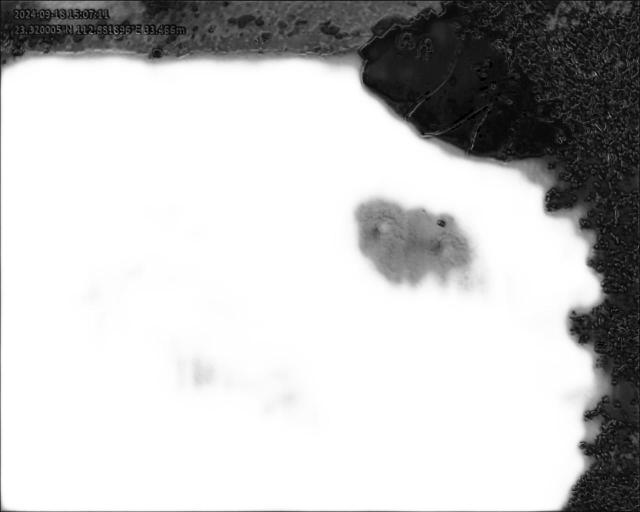
#> input picture 水面/water/001-20.jpg, 1280 x 1024 px (shown at 1/2 size)
$ python '08-02-water-去噪二值-轮廓.py'
#> lines starting #> are read from the running program, lines starting #| are printed output that depends on the picture; after the words box and inside, x2 and y2 are one past the last pixel; in counts of white or black regions, pixels touching at a corner belong together
import cv2
import numpy as np
import matplotlib.pyplot as plt
from sklearn.cluster import KMeans


image_path = 'water/001-20.jpg'
# 读取图像
image = cv2.imread(image_path,cv2.IMREAD_GRAYSCALE)
#> image is the input picture: shape (1024, 1280); min 0, max 255, mean 196.2

# 使用高斯模糊平滑图像
gaussian = cv2.GaussianBlur(image, (5, 5), 0)
ret, threshold = cv2.threshold(gaussian, 100, 255, 0)
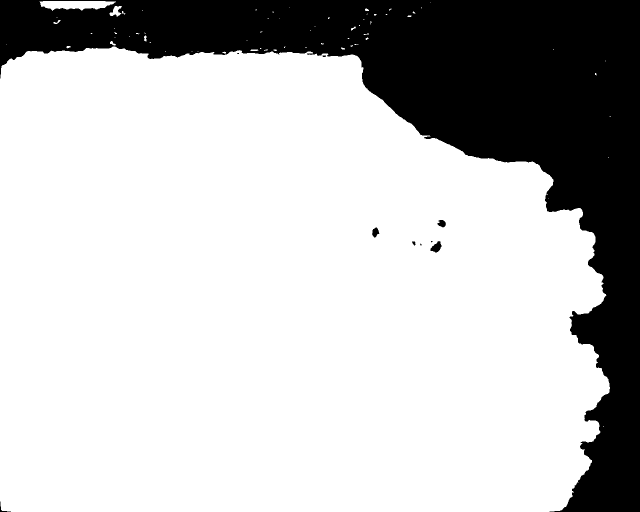
#> threshold: shape (1024, 1280) (shown at 1/2 size); 75.8% white; 10 black regions (4 under 20 px)

color_list=[(0, 0, 255),(0, 255, 0),(255, 0, 0)]

# 查找轮廓
contours, _ = cv2.findContours(threshold, cv2.RETR_EXTERNAL, cv2.CHAIN_APPROX_SIMPLE)
#> contours = 66 contours, 57 with area under 20; largest, box (x1, y1, x2, y2) and area: (0, 93, 1220, 1024) 988838, (79, 2, 232, 22) 1946, (219, 12, 244, 33) 242, (220, 82, 232, 91) 37, (288, 71, 293, 83) 34

# 筛选出最大的三个轮廓
if len(contours) >= 3:
    contours = sorted(contours, key=cv2.contourArea, reverse=True)[:3]
#> contours = 3 contours; box (x1, y1, x2, y2) and area: (0, 93, 1220, 1024) 988838, (79, 2, 232, 22) 1946, (219, 12, 244, 33) 242
else:
    contours = sorted(contours, key=cv2.contourArea, reverse=True)


# 创建一个新的图像用于绘制轮廓
contour_image = threshold.copy()
contour_image = cv2.cvtColor(contour_image, cv2.COLOR_GRAY2BGR)
#> contour_image: shape (1024, 1280, 3); 75.8% white; 10 black regions (4 under 20 px), largest, box (x1, y1, x2, y2) and area: (0, 0, 1280, 1024) 316632, (861, 482, 883, 505) 301, (744, 455, 759, 475) 188, (875, 440, 892, 455) 174, (0, 1003, 22, 1024) 67, (824, 483, 831, 491) 38
# 对每个轮廓进行多边形拟合并绘制
for i,contour in enumerate(contours) :
    #像素为单位
    area= cv2.contourArea(contour)
    if(area<2500):
        continue
    print(f"{i}的面积:{area}")
    epsilon = 0.002 * cv2.arcLength(contour, True)
    approx = cv2.approxPolyDP(contour, epsilon, True)
    cv2.drawContours(contour_image, [approx], -1, color_list[i], 10)
#> this loop made 3 passes
#> area on passes 2 to 3: 1946.5, 242
#> (area, epsilon) on pass 1: (988838, 9.16)
#| 0的面积:988838.0
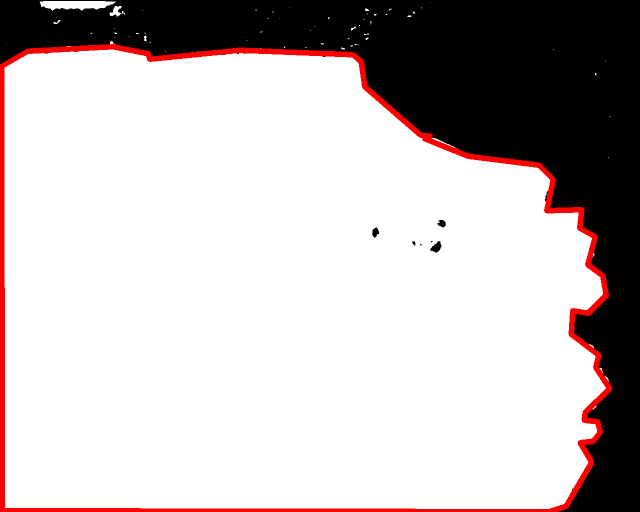
#> contour_image: shape (1024, 1280, 3) (shown at 1/2 size); mean B, G, R 187.7, 187.7, 195.6


# 使用matplotlib显示图像
plt.figure(figsize=(30,10))

plt.subplot(2, 3, 1)
plt.title('Image')
plt.axis('off')
plt.imshow(image,cmap="gray")

plt.subplot(2, 3,2)
plt.title('gaussian')
plt.axis('off')
plt.imshow(gaussian,cmap="gray")

plt.subplot(2, 3, 3)
plt.title('threshold')
plt.axis('off')
plt.imshow(threshold,cmap="gray")

plt.subplot(2, 3, 4)
plt.title('contour_image')
plt.axis('off')
plt.imshow( cv2.cvtColor(contour_image, cv2.COLOR_BGR2RGB))


plt.show()
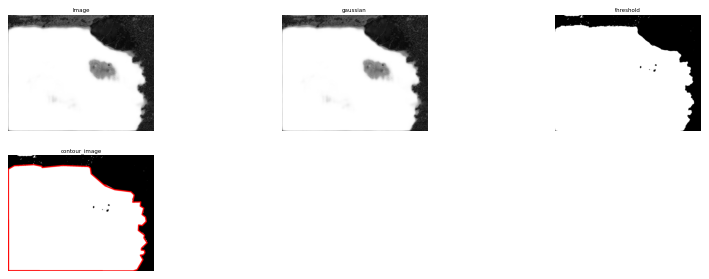
#> figure drawn by matplotlib, 4 panels

$ run again, with 水面/water/001-17.jpg copied over 水面/water/001-20.jpg
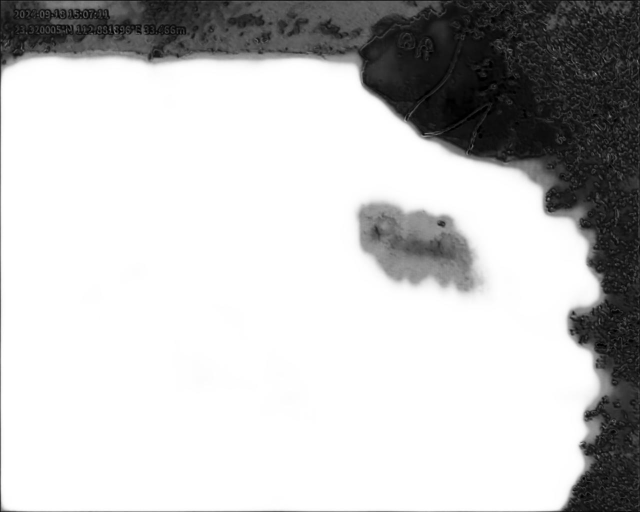
#> input picture 水面/water/001-17.jpg, 1280 x 1024 px (shown at 1/2 size)
#> image is the input picture: shape (1024, 1280); min 0, max 255, mean 196.8
#> `ret, threshold = cv2.threshold(gaussian, 100, 255, 0)`:
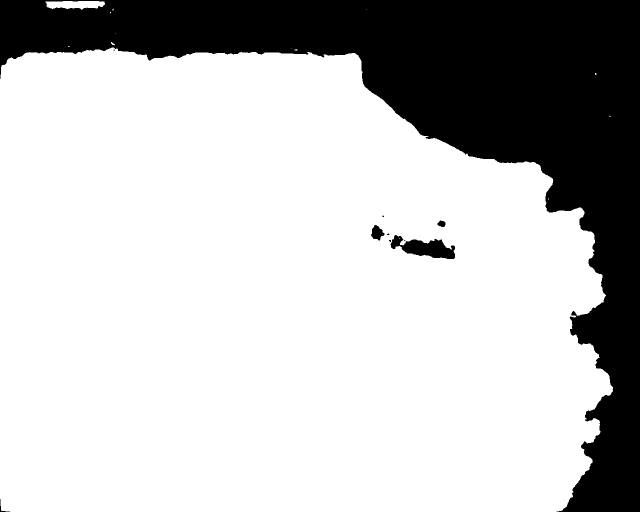
#> threshold: shape (1024, 1280) (shown at 1/2 size); 75.4% white; 9 black regions (4 under 20 px)
#> `contours, _ = cv2.findContours(threshold, cv2.RETR_EXTERNAL, cv2.CHAIN..`: contours = 13 contours, 11 with area under 20; largest, box (x1, y1, x2, y2) and area: (0, 95, 1226, 1024) 988566, (91, 2, 210, 20) 1439
#> `contours = sorted(contours, key=cv2.contourArea, reverse=True)[:3]`: contours = 3 contours, 1 with area under 20; largest, box (x1, y1, x2, y2) and area: (0, 95, 1226, 1024) 988566, (91, 2, 210, 20) 1439
#> the loop `for i,contour in enumerate(contours) :` made 3 passes
#> (area, epsilon) on pass 1: (988565.5, 9.11)
#> (printed output is left out)
#> `plt.show()`:
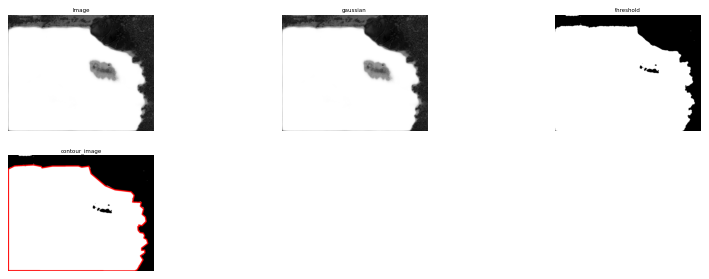
#> figure drawn by matplotlib, 4 panels

$ run again, with 水面/water/002-17.jpg copied over 水面/water/001-20.jpg
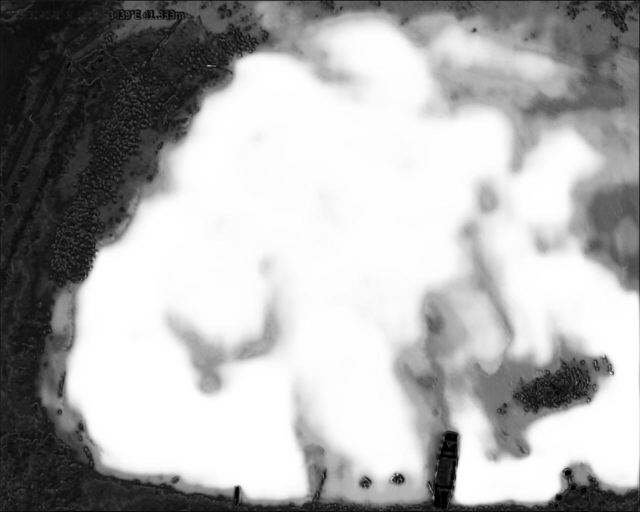
#> input picture 水面/water/002-17.jpg, 1280 x 1024 px (shown at 1/2 size)
#> image is the input picture: shape (1024, 1280); min 0, max 255, mean 172.9
#> `ret, threshold = cv2.threshold(gaussian, 100, 255, 0)`:
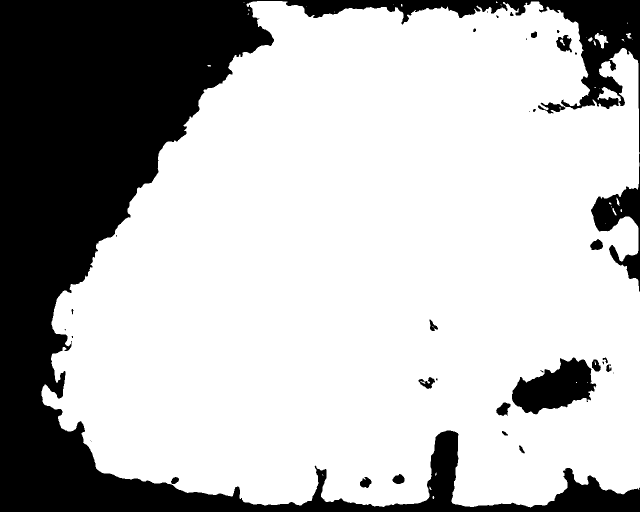
#> threshold: shape (1024, 1280) (shown at 1/2 size); 72.4% white; 36 black regions (14 under 20 px)
#> `contours, _ = cv2.findContours(threshold, cv2.RETR_EXTERNAL, cv2.CHAIN..`: contours = 34 contours, 28 with area under 20; largest, box (x1, y1, x2, y2) and area: (83, 2, 1280, 1015) 961148, (1189, 66, 1217, 97) 338, (1252, 66, 1263, 77) 50, (1176, 74, 1185, 83) 40, (1233, 395, 1239, 412) 36, (1225, 416, 1233, 431) 32
#> `contours = sorted(contours, key=cv2.contourArea, reverse=True)[:3]`: contours = 3 contours; box (x1, y1, x2, y2) and area: (83, 2, 1280, 1015) 961148, (1189, 66, 1217, 97) 338, (1252, 66, 1263, 77) 50
#> the loop `for i,contour in enumerate(contours) :` made 3 passes
#> area on passes 2 to 3: 338.5, 50
#> (printed output is left out)
#> `plt.show()`:
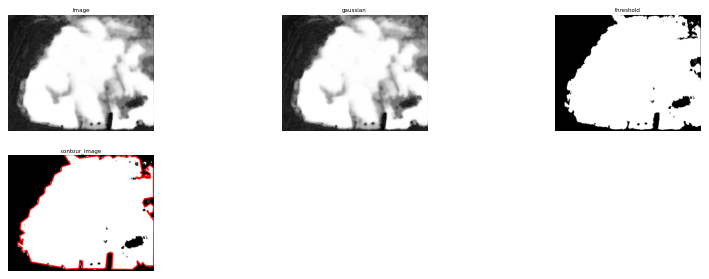
#> figure drawn by matplotlib, 4 panels
